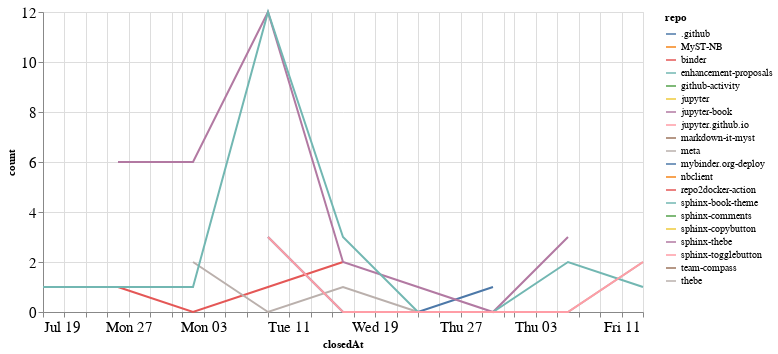

The code cell stored with this chart in its notebook:
### Code cell
closed_by_time = closed_by.groupby('repo').resample('W', on='closedAt').count()['author'].reset_index()
closed_by_time = closed_by_time.rename(columns={'author': 'count'})

alt.Chart(closed_by_time, width=600).mark_line().encode(
    x='closedAt',
    y='count',
    color='repo',
    tooltip="repo"
)

### Figure 1 — Vega-Lite specification as saved in the notebook (floating-point values rounded to 4 significant figures)
{"config": {"axisLeft": {"labelFontSize": 15}, "axisBottom": {"labelFontSize": 15}}, "data": {"name": "data-4c7958b93c84a6eb21a96574f45fc9ab"}, "mark": "line", "encoding": {"color": {"type": "nominal", "field": "repo"}, "tooltip": {"type": "nominal", "field": "repo"}, "x": {"type": "temporal", "field": "closedAt"}, "y": {"type": "quantitative", "field": "count"}}, "width": 600, "$schema": "https://vega.github.io/schema/vega-lite/v4.8.1.json", "datasets": {"data-4c7958b93c84a6eb21a96574f45fc9ab": [{"repo": ".github", "closedAt": "2020-08-09T00:00:00", "count": 3}, {"repo": ".github", "closedAt": "2020-08-16T00:00:00", "count": 0}, {"repo": ".github", "closedAt": "2020-08-23T00:00:00", "count": 0}, {"repo": ".github", "closedAt": "2020-08-30T00:00:00", "count": 1}, {"repo": "MyST-NB", "closedAt": "2020-09-06T00:00:00", "count": 1}, {"repo": "binder", "closedAt": "2020-07-26T00:00:00", "count": 1}, {"repo": "binder", "closedAt": "2020-08-02T00:00:00", "count": 0}, {"repo": "binder", "closedAt": "2020-08-09T00:00:00", "count": 1}, {"repo": "binder", "closedAt": "2020-08-16T00:00:00", "count": 2}, {"repo": "enhancement-proposals", "closedAt": "2020-08-30T00:00:00", "count": 1}, {"repo": "github-activity", "closedAt": "2020-08-09T00:00:00", "count": 2}, {"repo": "jupyter", "closedAt": "2020-07-26T00:00:00", "count": 1}, {"repo": "jupyter-book", "closedAt": "2020-07-26T00:00:00", "count": 6}, {"repo": "jupyter-book", "closedAt": "2020-08-02T00:00:00", "count": 6}, {"repo": "jupyter-book", "closedAt": "2020-08-09T00:00:00", "count": 12}, {"repo": "jupyter-book", "closedAt": "2020-08-16T00:00:00", "count": 2}, {"repo": "jupyter-book", "closedAt": "2020-08-23T00:00:00", "count": 1}, {"repo": "jupyter-book", "closedAt": "2020-08-30T00:00:00", "count": 0}, {"repo": "jupyter-book", "closedAt": "2020-09-06T00:00:00", "count": 3}, {"repo": "jupyter.github.io", "closedAt": "2020-07-26T00:00:00", "count": 1}, {"repo": "markdown-it-myst", "closedAt": "2020-08-09T00:00:00", "count": 1}, {"repo": "meta", "closedAt": "2020-08-02T00:00:00", "count": 2}, {"repo": "meta", "closedAt": "2020-08-09T00:00:00", "count": 0}, {"repo": "meta", "closedAt": "2020-08-16T00:00:00", "count": 1}, {"repo": "meta", "closedAt": "2020-08-23T00:00:00", "count": 0}, {"repo": "meta", "closedAt": "2020-08-30T00:00:00", "count": 0}, {"repo": "meta", "closedAt": "2020-09-06T00:00:00", "count": 0}, {"repo": "meta", "closedAt": "2020-09-13T00:00:00", "count": 2}, {"repo": "mybinder.org-deploy", "closedAt": "2020-07-26T00:00:00", "count": 1}, {"repo": "nbclient", "closedAt": "2020-09-13T00:00:00", "count": 1}, {"repo": "repo2docker-action", "closedAt": "2020-07-26T00:00:00", "count": 1}, {"repo": "sphinx-book-theme", "closedAt": "2020-07-19T00:00:00", "count": 1}, {"repo": "sphinx-book-theme", "closedAt": "2020-07-26T00:00:00", "count": 1}, {"repo": "sphinx-book-theme", "closedAt": "2020-08-02T00:00:00", "count": 1}, {"repo": "sphinx-book-theme", "closedAt": "2020-08-09T00:00:00", "count": 12}, {"repo": "sphinx-book-theme", "closedAt": "2020-08-16T00:00:00", "count": 3}, {"repo": "sphinx-book-theme", "closedAt": "2020-08-23T00:00:00", "count": 0}, {"repo": "sphinx-book-theme", "closedAt": "2020-08-30T00:00:00", "count": 0}, {"repo": "sphinx-book-theme", "closedAt": "2020-09-06T00:00:00", "count": 2}, {"repo": "sphinx-book-theme", "closedAt": "2020-09-13T00:00:00", "count": 1}, {"repo": "sphinx-comments", "closedAt": "2020-08-16T00:00:00", "count": 4}, {"repo": "sphinx-copybutton", "closedAt": "2020-07-26T00:00:00", "count": 2}, {"repo": "sphinx-thebe", "closedAt": "2020-08-16T00:00:00", "count": 1}, {"repo": "sphinx-togglebutton", "closedAt": "2020-08-09T00:00:00", "count": 3}, {"repo": "sphinx-togglebutton", "closedAt": "2020-08-16T00:00:00", "count": 0}, {"repo": "sphinx-togglebutton", "closedAt": "2020-08-23T00:00:00", "count": 0}, {"repo": "sphinx-togglebutton", "closedAt": "2020-08-30T00:00:00", "count": 0}, {"repo": "sphinx-togglebutton", "closedAt": "2020-09-06T00:00:00", "count": 0}, {"repo": "sphinx-togglebutton", "closedAt": "2020-09-13T00:00:00", "count": 2}, {"repo": "team-compass", "closedAt": "2020-07-26T00:00:00", "count": 1}, {"repo": "thebe", "closedAt": "2020-08-16T00:00:00", "count": 1}]}}
